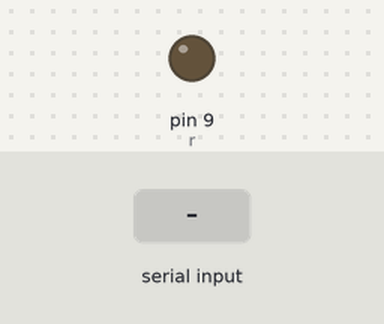
Recording of a sketch running on a simulated Arduino Uno, built with avr-gcc and run on an emulated ATmega328P. Shown: output pins drawn as LEDs (lit = HIGH). Inputs (shaded band) come from the test bench.

Above: at 1.2 s.
1.3 s: "1" received over Serial
At 1.6 s:
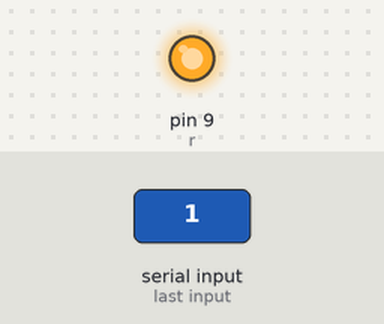
2.8 s: "0" received over Serial
At 4.0 s:
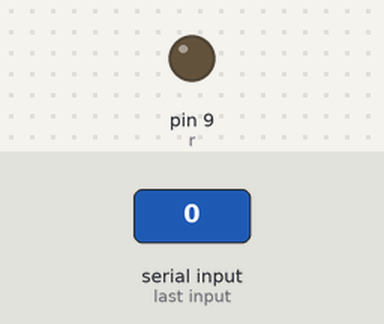
Timing chart, 0 to 5.8 s (numbered marks = the images above; inputs shaded):
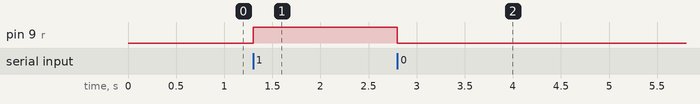

Measured:
- after the input at 1.3 s, pin 9 (r): LOW → HIGH at once
- after the input at 2.8 s, pin 9 (r): HIGH → LOW at once

The sketch:

arduinoDjango.ino
```cpp
int r=9;
void setup() {
  Serial.begin(9600);
  pinMode(r,OUTPUT);
}

void loop()
{
   if(Serial.available())
   {
     int c=Serial.read();
     if (c=='1')
       digitalWrite(r,HIGH);
     else if(c=='0')
       digitalWrite(r,LOW);
   }
 }
```
